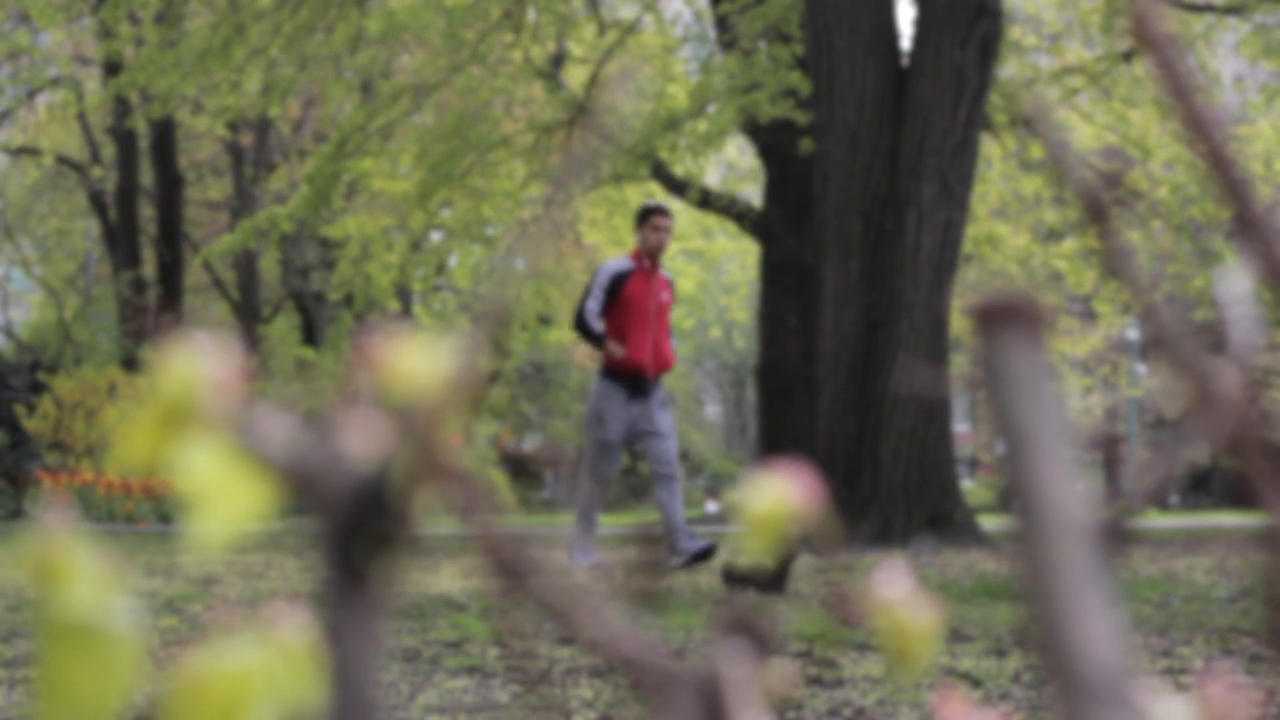
#> input picture frame 35 of back.mp4, 1280 x 720 px, given in place of pexels-engin-akyurt-6613336.mp4, which was not available
$ python back1.py
#> lines starting #> are read from the running program, lines starting #| are printed output that depends on the picture; after the words box and inside, x2 and y2 are one past the last pixel; in counts of white or black regions, pixels touching at a corner belong together; pictures that were not available may be replaced by others from this repository, and a replacement may not be noted
# -*- coding: utf-8 -*-
import cv2
import numpy as np
import time

i = 0      # カウント変数
th = 200   # 差分画像の閾値

# 動画ファイルのキャプチャ
cap = cv2.VideoCapture("pexels-engin-akyurt-6613336.mp4")

# 最初のフレームを背景画像に設定
ret, bg = cap.read()
#> bg is the input picture: shape (720, 1280, 3); mean B, G, R 85.2, 109.1, 110.9

# グレースケール変換
bg = cv2.cvtColor(bg, cv2.COLOR_BGR2GRAY)
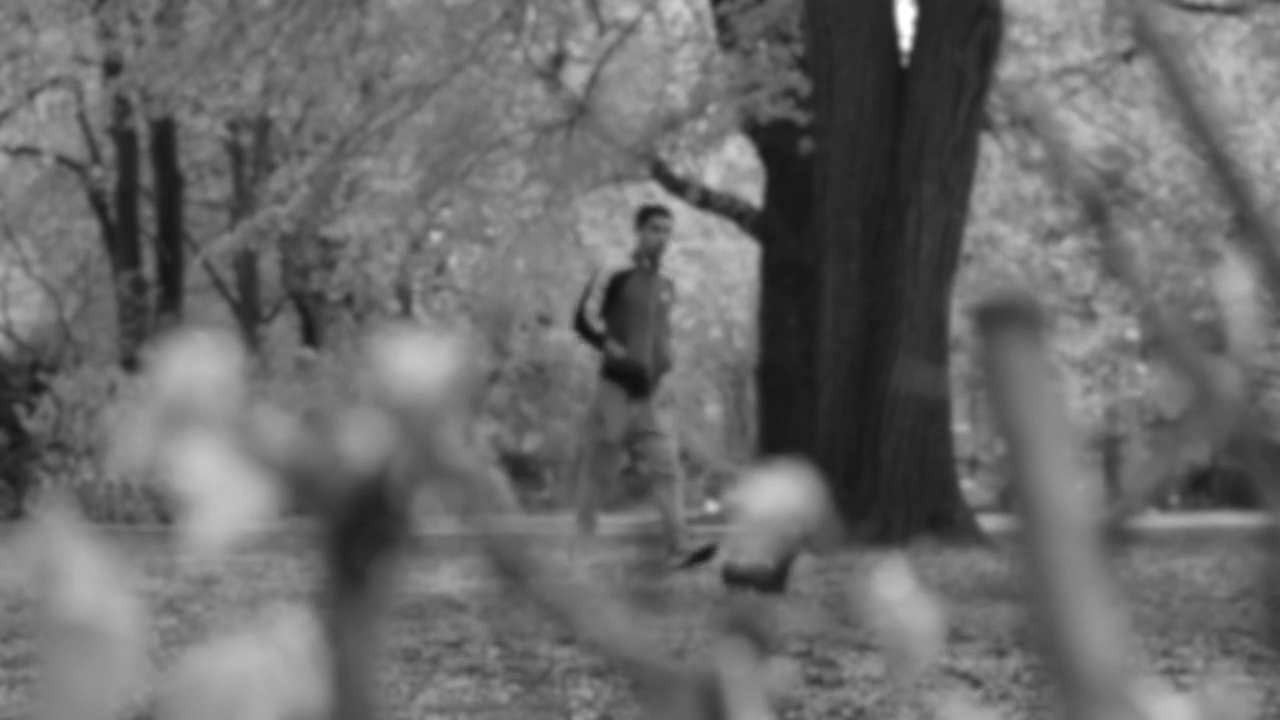
#> bg: shape (720, 1280); min 16, max 255, mean 106.9

while(cap.isOpened()):
    # フレームの取得
    ret, frame = cap.read()
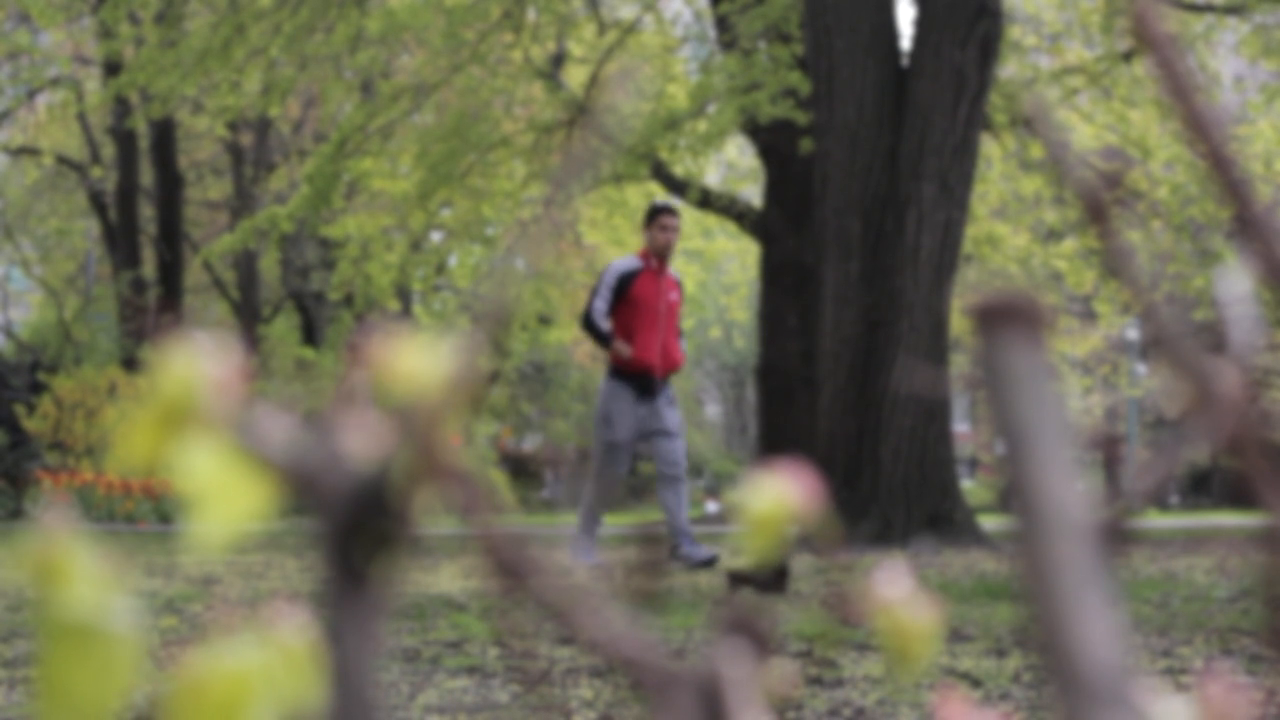
#> input picture frame 36 of back.mp4, 1280 x 720 px, given in place of pexels-engin-akyurt-6613336.mp4, which was not available
#> frame is the input picture: shape (720, 1280, 3); mean B, G, R 85, 109, 110.8

    # グレースケール変換
    gray = cv2.cvtColor(frame, cv2.COLOR_BGR2GRAY)

    # 差分の絶対値を計算
    mask = cv2.absdiff(gray, bg)
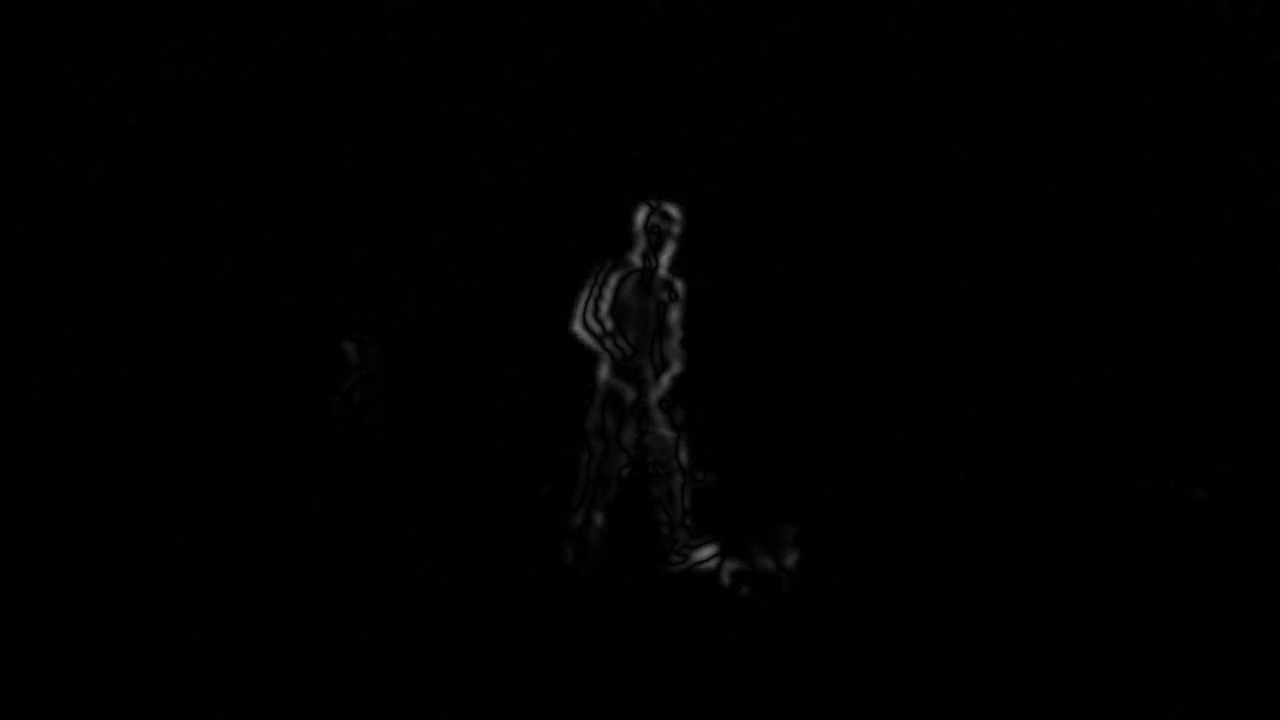
#> mask: shape (720, 1280); min 0, max 116, mean 0.9

    # 差分画像を二値化してマスク画像を算出
    mask[mask < th] = 0
#> mask: shape (720, 1280); 18.45% of pixels changed, all inside (x1, y1, x2, y2) = (0, 0, 1280, 720)
    mask[mask >= th] = 255

    # フレームとマスク画像を表示
    cv2.imshow("Mask", mask)
    cv2.imshow("Flame", gray)
    cv2.imshow("Background", bg)

    # 待機(0.03sec)
    time.sleep(0.03)
    i += 1    # カウントを1増やす

    # 背景画像の更新（一定間隔）
    if(i > 10):
        ret, bg = cap.read()
        bg = cv2.cvtColor(bg, cv2.COLOR_BGR2GRAY)
        i = 0  # カウント変数の初期化

    # qキーが押されたら途中終了
    if cv2.waitKey(1) & 0xFF == ord('q'):
#> (key q is pressed here)
        break

cap.release()
cv2.destroyAllWindows()

$ run again, starting later in the video
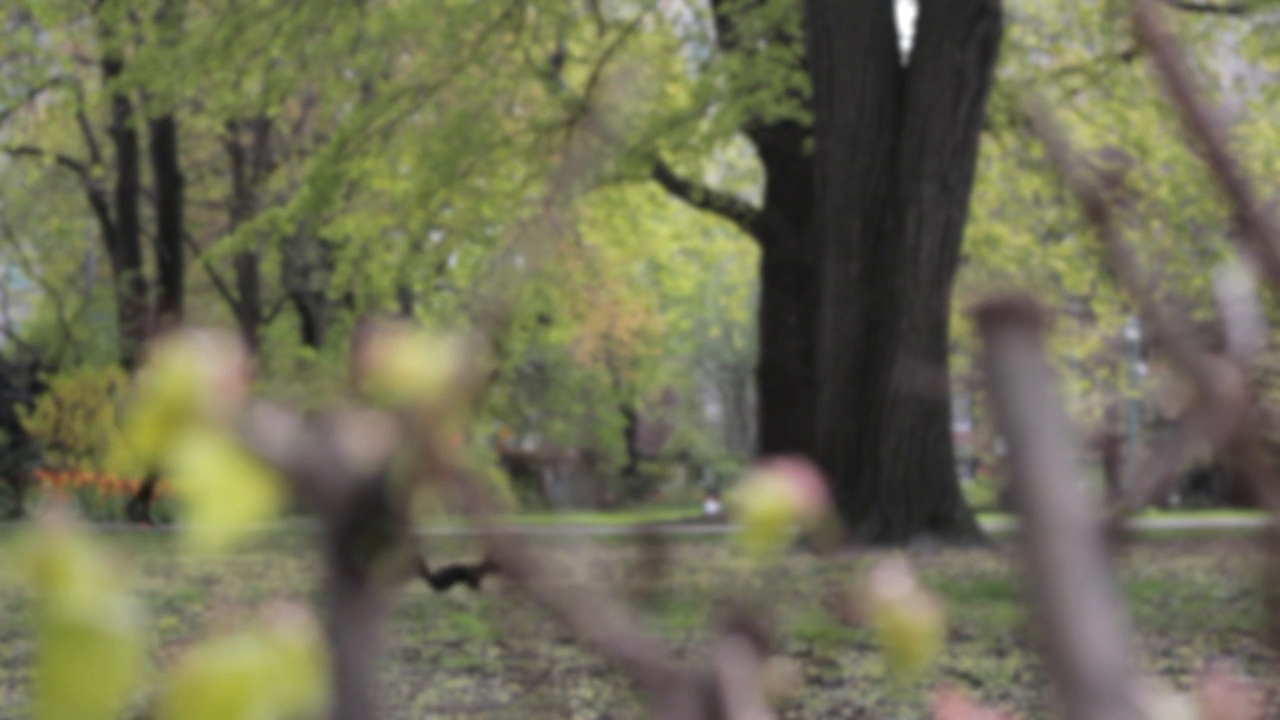
#> input picture frame 160 of back.mp4, 1280 x 720 px, given in place of pexels-engin-akyurt-6613336.mp4, which was not available
#> bg is the input picture: shape (720, 1280, 3); mean B, G, R 84.6, 109.9, 110.8
#> `bg = cv2.cvtColor(bg, cv2.COLOR_BGR2GRAY)`:
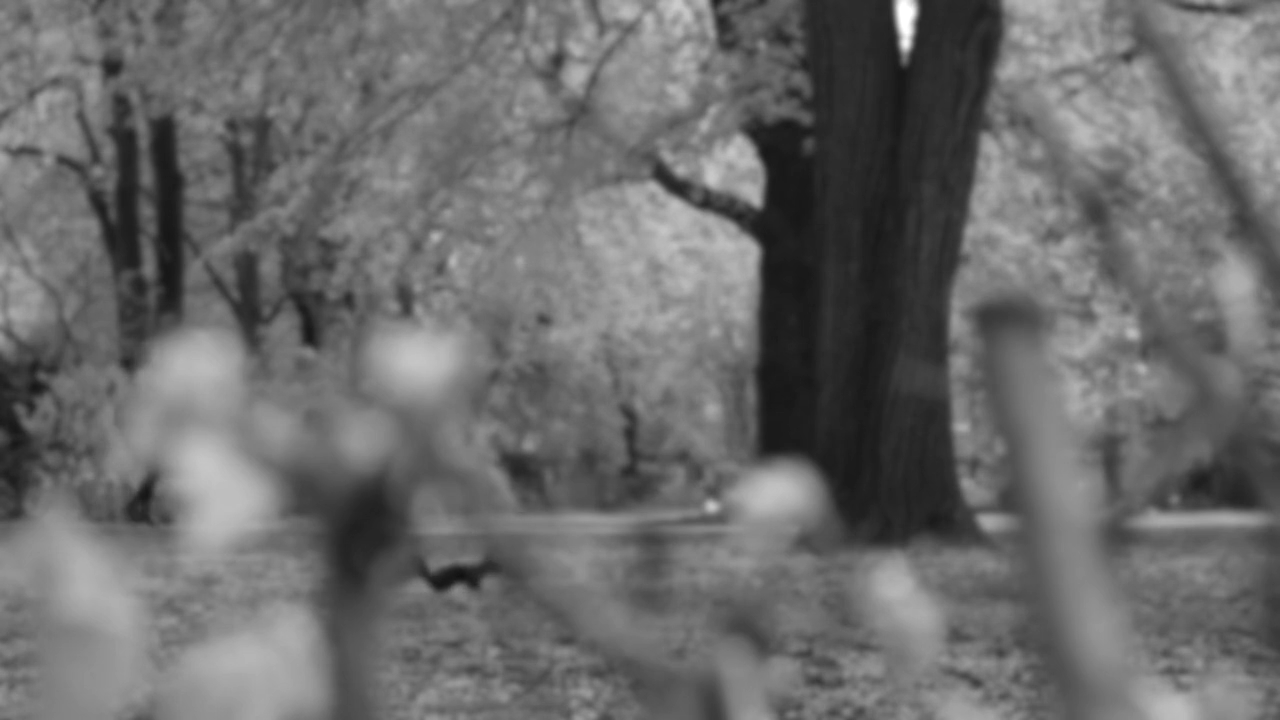
#> bg: shape (720, 1280); min 16, max 255, mean 107.3

$ run again, starting later in the video
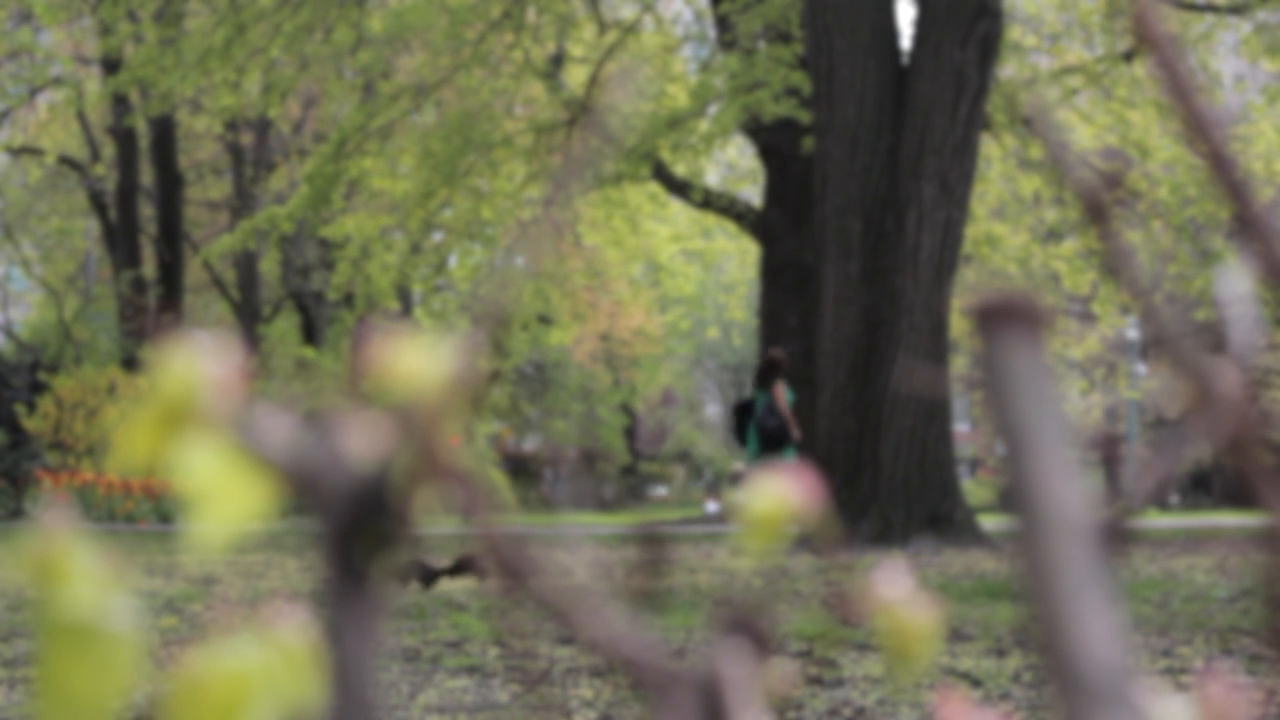
#> input picture frame 284 of back.mp4, 1280 x 720 px, given in place of pexels-engin-akyurt-6613336.mp4, which was not available
#> bg is the input picture: shape (720, 1280, 3); mean B, G, R 86, 111.8, 113
#> `bg = cv2.cvtColor(bg, cv2.COLOR_BGR2GRAY)`:
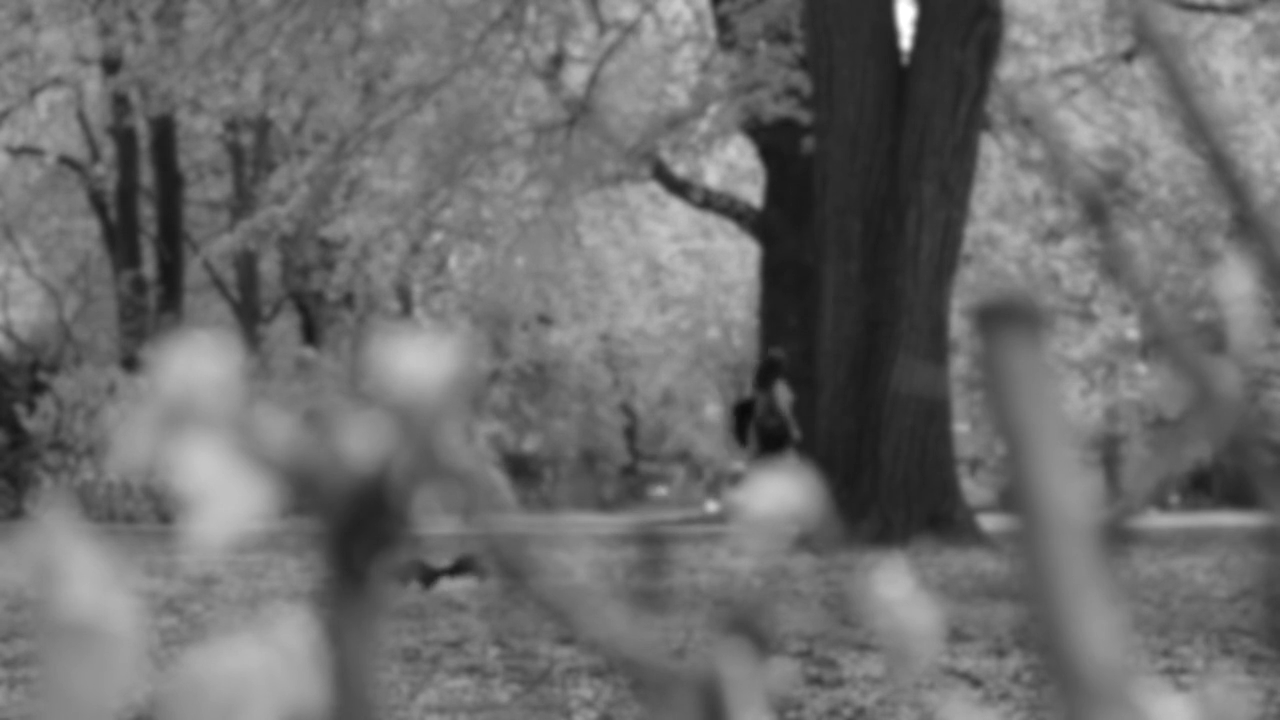
#> bg: shape (720, 1280); min 10, max 255, mean 109.2
